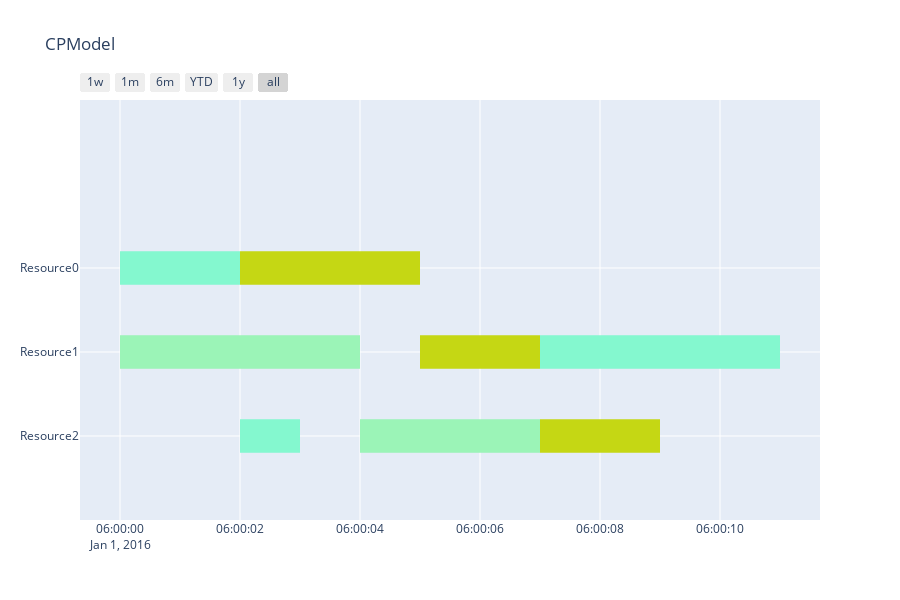

Write notebook code for a chart like this one.
### Markdown cell above
### Solve Taillard instances using CP-SAT

### Code cell
durations, machines = get_data()
model = CPModel(durations, machines)
result = model.solve(display=True)
model.summary()

### Figure 1 — Plotly figure (JSON) as saved in the notebook; plotly's stock layout.template omitted (floating-point values rounded to 4 significant figures)
{"data": [{"fill": "toself", "fillcolor": "rgb(132, 248, 207)", "hoverinfo": "name", "legendgroup": "rgb(132, 248, 207)", "mode": "none", "name": "Job1", "type": "scatter", "x": ["2016-01-01 6:00:00", "2016-01-01 6:00:02", "2016-01-01 6:00:02", "2016-01-01 6:00:00", "2016-01-01 6:00:00", "2016-01-01 6:00:07", "2016-01-01 6:00:11", "2016-01-01 6:00:11", "2016-01-01 6:00:07", "2016-01-01 6:00:07", "2016-01-01 6:00:02", "2016-01-01 6:00:03", "2016-01-01 6:00:03", "2016-01-01 6:00:02"], "y": [1.8, 1.8, 2.2, 2.2, null, 0.8, 0.8, 1.2, 1.2, null, -0.2, -0.2, 0.2, 0.2]}, {"fill": "toself", "fillcolor": "rgb(155, 244, 183)", "hoverinfo": "name", "legendgroup": "rgb(155, 244, 183)", "mode": "none", "name": "Job2", "type": "scatter", "x": ["2016-01-01 6:00:07", "2016-01-01 6:00:07", "2016-01-01 6:00:07", "2016-01-01 6:00:07", "2016-01-01 6:00:07", "2016-01-01 6:00:00", "2016-01-01 6:00:04", "2016-01-01 6:00:04", "2016-01-01 6:00:00", "2016-01-01 6:00:00", "2016-01-01 6:00:04", "2016-01-01 6:00:07", "2016-01-01 6:00:07", "2016-01-01 6:00:04"], "y": [1.8, 1.8, 2.2, 2.2, null, 0.8, 0.8, 1.2, 1.2, null, -0.2, -0.2, 0.2, 0.2]}, {"fill": "toself", "fillcolor": "rgb(197, 215, 20)", "hoverinfo": "name", "legendgroup": "rgb(197, 215, 20)", "mode": "none", "name": "Job0", "type": "scatter", "x": ["2016-01-01 6:00:02", "2016-01-01 6:00:05", "2016-01-01 6:00:05", "2016-01-01 6:00:02", "2016-01-01 6:00:02", "2016-01-01 6:00:05", "2016-01-01 6:00:07", "2016-01-01 6:00:07", "2016-01-01 6:00:05", "2016-01-01 6:00:05", "2016-01-01 6:00:07", "2016-01-01 6:00:09", "2016-01-01 6:00:09", "2016-01-01 6:00:07"], "y": [1.8, 1.8, 2.2, 2.2, null, 0.8, 0.8, 1.2, 1.2, null, -0.2, -0.2, 0.2, 0.2]}, {"legendgroup": "rgb(132, 248, 207)", "marker": {"color": "rgb(132, 248, 207)", "opacity": 0, "size": 1}, "mode": "markers", "name": "", "showlegend": false, "text": [null, null, null, null, null, null], "type": "scatter", "x": ["2016-01-01 6:00:00", "2016-01-01 6:00:02", "2016-01-01 6:00:07", "2016-01-01 6:00:11", "2016-01-01 6:00:02", "2016-01-01 6:00:03"], "y": [2, 2, 1, 1, 0, 0]}, {"legendgroup": "rgb(155, 244, 183)", "marker": {"color": "rgb(155, 244, 183)", "opacity": 0, "size": 1}, "mode": "markers", "name": "", "showlegend": false, "text": [null, null, null, null, null, null], "type": "scatter", "x": ["2016-01-01 6:00:07", "2016-01-01 6:00:07", "2016-01-01 6:00:00", "2016-01-01 6:00:04", "2016-01-01 6:00:04", "2016-01-01 6:00:07"], "y": [2, 2, 1, 1, 0, 0]}, {"legendgroup": "rgb(197, 215, 20)", "marker": {"color": "rgb(197, 215, 20)", "opacity": 0, "size": 1}, "mode": "markers", "name": "", "showlegend": false, "text": [null, null, null, null, null, null], "type": "scatter", "x": ["2016-01-01 6:00:02", "2016-01-01 6:00:05", "2016-01-01 6:00:05", "2016-01-01 6:00:07", "2016-01-01 6:00:07", "2016-01-01 6:00:09"], "y": [2, 2, 1, 1, 0, 0]}], "layout": {"height": 600, "hovermode": "closest", "showlegend": false, "title": {"text": "CPModel"}, "xaxis": {"rangeselector": {"buttons": [{"count": 7, "label": "1w", "step": "day", "stepmode": "backward"}, {"count": 1, "label": "1m", "step": "month", "stepmode": "backward"}, {"count": 6, "label": "6m", "step": "month", "stepmode": "backward"}, {"count": 1, "label": "YTD", "step": "year", "stepmode": "todate"}, {"count": 1, "label": "1y", "step": "year", "stepmode": "backward"}, {"step": "all"}]}, "showgrid": true, "type": "date", "zeroline": false}, "yaxis": {"autorange": false, "range": [-1, 4], "showgrid": true, "ticktext": ["Resource2", "Resource1", "Resource0"], "tickvals": [0, 1, 2], "zeroline": false}}}
